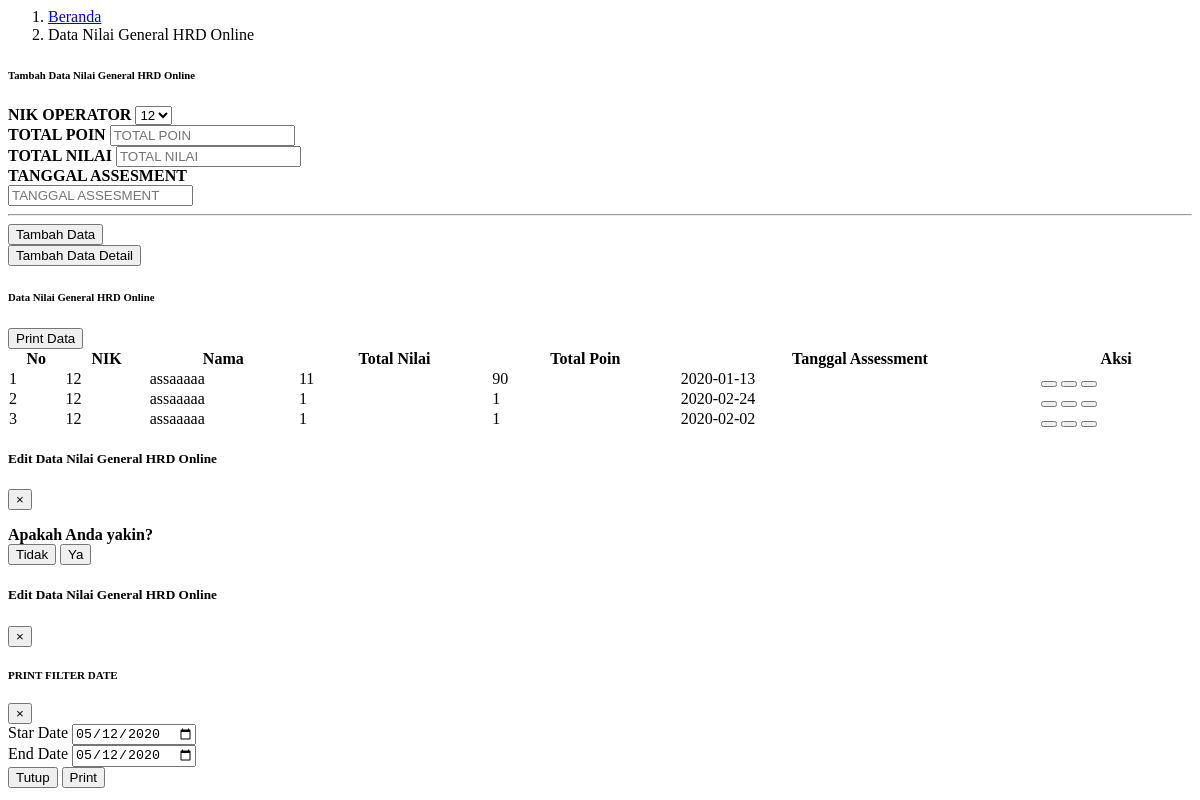
Page /module/admin/dataScore/dataScoreGeneralHrd.php on the earlier database version.
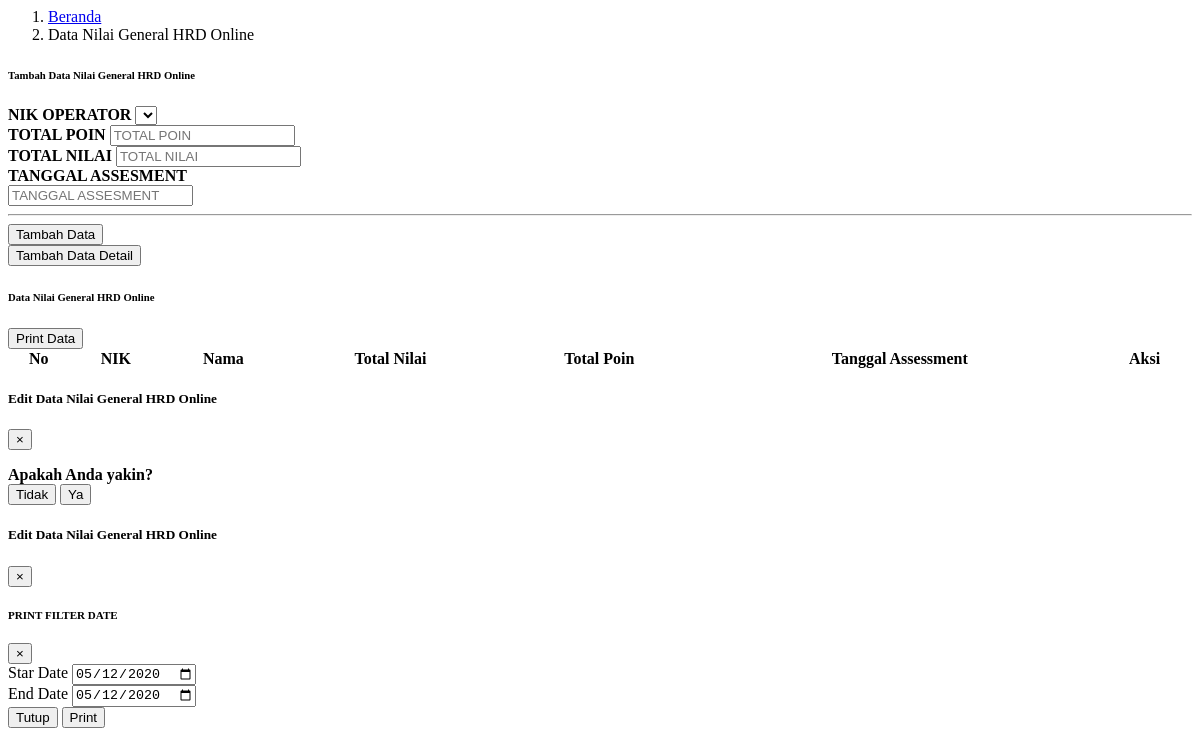
Same page on the later database version.
### tables this page shows
CREATE TABLE `tabel_score_generalhrd` (
  `id_score_generalHrd` int(11) NOT NULL,
  `id_operator` int(11) NOT NULL,
  `poin` int(20) NOT NULL,
  `nilai` int(15) NOT NULL,
  `tanggal_training` date NOT NULL
);

CREATE TABLE `tabel_operator` (
  `id_operator` int(30) NOT NULL,
  `id_user` int(11) NOT NULL,
  `id_jabatan` int(11) NOT NULL,
  `nama` varchar(50) NOT NULL,
  `nik` int(20) NOT NULL,
  `foto` text NOT NULL,
  `jenis_kelamin` enum('Laki-Laki','Perempuan') NOT NULL,
  `waktu_tambah` datetime NOT NULL,
  `waktu_edit` datetime NOT NULL
);

### process/proses_adminDataScoreGeneralHrd.php (called while the page is built, shortened)
<?php
    function tampilOperator($con)
    {
        $tampilOperator="select * from tabel_operator";
        $resultTampilOperator=mysqli_query($con, $tampilOperator);
        return $resultTampilOperator;
    }
                ?>

### module/admin/dataScore/dataScoreGeneralHrd.php (the view, shortened to what the changed rows need)
<?php
  include "../config/connection.php";
  include "../process/proses_adminDataScoreGeneralHrd.php";
?>
<body>
    <div class="container-fluid" id="dataScore">
        <div class="card shadow mb-4">
            <div class="card-body">
                <form class="user" action="../process/proses_adminDataScoreGeneralHrd.php?module=dataScoreGeneralHrd&act=tambah" method="POST">
                    <div class="form-group row">
                        <div class="col-sm-12">
                            <label class="col-sm-6 small d-flex flex-column justify-content-center" for="nikGeneralHrd" style="font-weight: bold">NIK OPERATOR</label>
                            <?php
                                $resultOperator = tampilOperator($con);
                            ?>
                            <select class="custom-select-karyawan my-1 mr-sm-2" name="nikGeneralHrd">
                                <?php
                                    if(mysqli_num_rows($resultOperator) > 0){
                                        while($row = mysqli_fetch_assoc($resultOperator)){
                                            echo "<option value='".$row['id_operator']."'>".$row['nik']."</option>";
                                        }
                                    }
                                ?>
                            </select>
                        </div>
                    </div>
                </form>
            </div>
        </div>
        <div class="card shadow mb-4">
            <div class="card-body">
                <div class="table-responsive">
                    <table class="table table-bordered" id="dataTable" width="100%" cellspacing="0">
                        <thead>
                            <tr class="text-center">
                                <th>No</th>
                                <th>NIK</th>
                                <th>Nama</th>
                                <th>Total Nilai</th>
                                <th>Total Poin</th>
                                <th>Tanggal Assessment</th>
                                <th>Aksi</th>
                            </tr>
                        </thead>
                        <tbody>
                            <?php
                                $queryTampilData = "SELECT tsg.*, tp.id_operator, tp.nik, tp.nama AS nama_operator FROM tabel_score_generalhrd tsg, tabel_operator tp WHERE tsg.id_operator = tp.id_operator;
                                    ";
                                $resultTampilData = mysqli_query($con, $queryTampilData);
                                $index = 1;
                                if(mysqli_num_rows($resultTampilData) > 0){
                                    while($rowTampilData = mysqli_fetch_assoc($resultTampilData)){
                                        ?>
                                            <tr class="text-center" id-score-generalhrd="<?php echo $rowTampilData["id_score_generalhrd"] ?>">
                                                <td ><?php echo $index; ?></td>
                                                <td class="kategoriMateri"><?php echo $rowTampilData["nik"]; ?></td>
                                                <td class="kategoriMateri"><?php echo $rowTampilData["nama_operator"]; ?></td>
                                                <td class="judulMateri"><?php echo $rowTampilData["poin"]; ?></td>
                                                <td class="fileMateri"><?php echo $rowTampilData["nilai"]; ?></td>
                                                <td class="fileMateri"><?php echo $rowTampilData["tanggal_training"]; ?></td>
                                                <td>
                                                    <button type="button" class="btn btn-warning info-dataScoreGeneralHrd-admin mb-2 mb-sm-0" data-toggle="modal" data-target="#infoDataScoreGeneralHrdModal" id_scoreGeneralHrdInfo="<?php echo $rowTampilData["id_score_generalHrd"];?>">
                                                    </button>
                                                    <button type="button" class="btn btn-primary edit-dataScoreGeneralHrd-admin mb-2 mb-sm-0" data-toggle="modal" data-target="#editDataScoreGeneralHrdModal" id_scoreGeneralHrdEdit="<?php echo $rowTampilData["id_score_generalHrd"];?>">
                                                    </button>
                                                    <button type="button" class="btn btn-danger hapus-dataScoreGeneralHrd-admin mb-2 mb-sm-0" data-toggle="modal" data-target="#hapusDataScoreGeneralHrdModall" id_score_generalHrd="<?php echo $rowTampilData["id_score_generalHrd"];?>">
                                                    </button>
                                                </td>
                                            </tr>
                                        <?php
                                        $index++;
                                    }
                                    ?>
                                    <?php
                                }
                                else{
                                    ?>
                                    <?php
                                }
                            ?>
                        </tbody>
                    </table>
                </div>
            </div>
        </div>
    </div>
</body>

Differences in the rows shown:
removed tabel_score_generalhrd: id_operator.nik "12", id_operator.nama "assaaaaa", poin "11", nilai "90", tanggal_training "2020-01-13"
removed tabel_score_generalhrd: id_operator.nik "12", id_operator.nama "assaaaaa", poin "1", nilai "1", tanggal_training "2020-02-24"
removed tabel_score_generalhrd: id_operator.nik "12", id_operator.nama "assaaaaa", poin "1", nilai "1", tanggal_training "2020-02-02"
Other differences:
form field nikGeneralHrd: "12" → (not shown)
